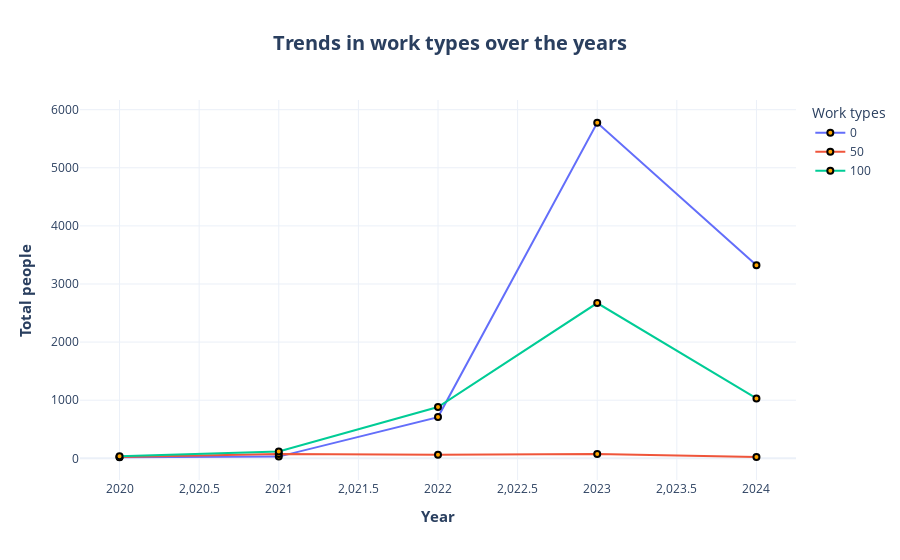

The notebook cell this image was saved under:
### Markdown cell above
<h5 style="text-align: left; font-family: 'Jetbrains Mono'; color: black;"><b>3.1. BAR CHART: DIFFERENCES QUANTITY PRODUCT CATEGORIES</b></h5>

### Code cell
df_chart = df.groupby(['work_year', 'remote_ratio']).size().reset_index(name='number')
# Create a line plot using Plotly
fig = px.line(
    df_chart.reset_index(),  # Ensure 'work_year' and 'remote_ratio' are columns, not indices
    x='work_year',
    y='number',
    color='remote_ratio',
    markers=True,
    title='<b>Trends in work types over the years</b>',
)

# Update layout for better formatting
fig.update_layout(
    xaxis_title="<b>Year</b>",
    title_x=0.5,
    yaxis_title="<b>Total people</b>",
    legend_title='Work types',
    template="plotly_white",
    title_font_size=20,
    xaxis_title_font_size=15,
    yaxis_title_font_size=15
)

# Customize marker style
fig.update_traces(marker=dict(size=6, color='orange', line=dict(width=2, color='black')))

# Show the plot
fig.show()

### Figure 1 — Plotly figure (JSON) as saved in the notebook; plotly's stock layout.template omitted (floating-point values rounded to 4 significant figures)
{"data": [{"hovertemplate": "remote_ratio=0<br>work_year=%{x}<br>number=%{y}<extra></extra>", "legendgroup": "0", "line": {"color": "#636efa", "dash": "solid"}, "marker": {"color": "orange", "line": {"color": "black", "width": 2}, "size": 6, "symbol": "circle"}, "mode": "lines+markers", "name": "0", "orientation": "v", "showlegend": true, "type": "scatter", "x": [2020, 2021, 2022, 2023, 2024], "xaxis": "x", "y": [18, 29, 709, 5775, 3322], "yaxis": "y"}, {"hovertemplate": "remote_ratio=50<br>work_year=%{x}<br>number=%{y}<extra></extra>", "legendgroup": "50", "line": {"color": "#EF553B", "dash": "solid"}, "marker": {"color": "orange", "line": {"color": "black", "width": 2}, "size": 6, "symbol": "circle"}, "mode": "lines+markers", "name": "50", "orientation": "v", "showlegend": true, "type": "scatter", "x": [2020, 2021, 2022, 2023, 2024], "xaxis": "x", "y": [21, 73, 61, 72, 21], "yaxis": "y"}, {"hovertemplate": "remote_ratio=100<br>work_year=%{x}<br>number=%{y}<extra></extra>", "legendgroup": "100", "line": {"color": "#00cc96", "dash": "solid"}, "marker": {"color": "orange", "line": {"color": "black", "width": 2}, "size": 6, "symbol": "circle"}, "mode": "lines+markers", "name": "100", "orientation": "v", "showlegend": true, "type": "scatter", "x": [2020, 2021, 2022, 2023, 2024], "xaxis": "x", "y": [36, 116, 882, 2672, 1031], "yaxis": "y"}], "layout": {"autosize": true, "legend": {"title": {"text": "Work types"}, "tracegroupgap": 0}, "title": {"font": {"size": 20}, "text": "<b>Trends in work types over the years</b>", "x": 0.5}, "xaxis": {"anchor": "y", "autorange": true, "domain": [0, 1], "range": [2020.0, 2024.0], "title": {"font": {"size": 15}, "text": "<b>Year</b>"}, "type": "linear"}, "yaxis": {"anchor": "x", "autorange": true, "domain": [0, 1], "range": [-457.1, 6250.0], "title": {"font": {"size": 15}, "text": "<b>Total people</b>"}, "type": "linear"}}}
